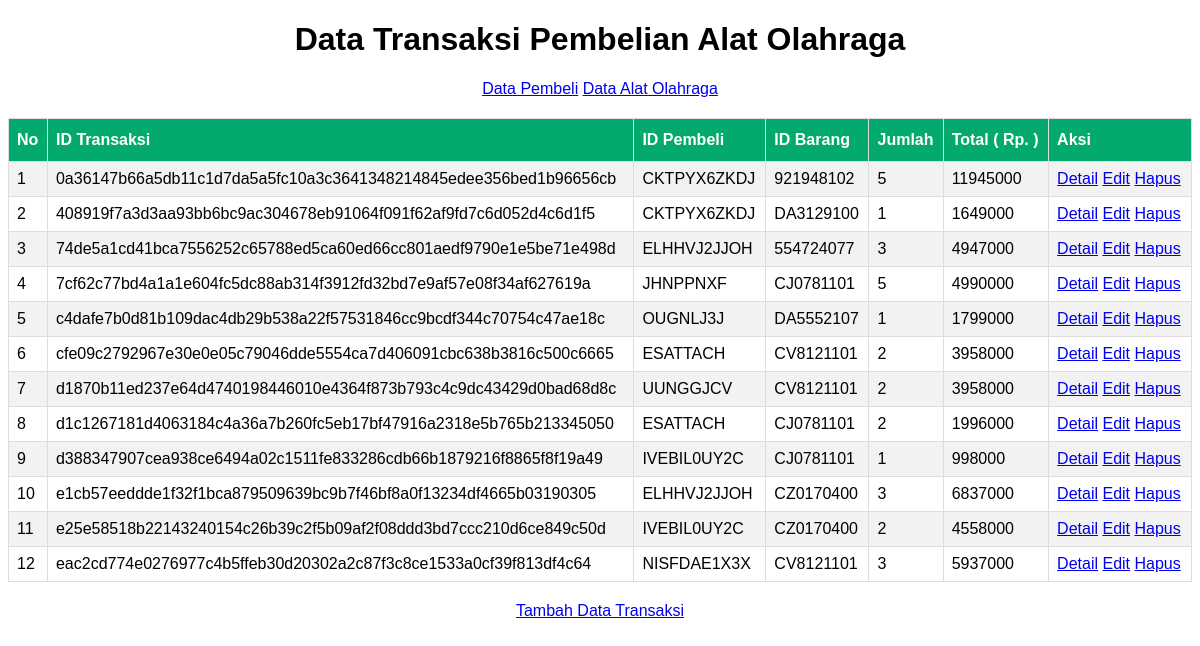
/crud/index.php, run on the app's committed database.
### tables this page shows
CREATE TABLE `transaksi` (
  `id_transaksi` varchar(100) NOT NULL,
  `id_pembeli` varchar(100) NOT NULL,
  `id_barang` varchar(100) NOT NULL,
  `jumlah` int(11) NOT NULL,
  `total` int(11) NOT NULL
);

### crud/controller/transaksi.php (called while the page is built, shortened)
<?php
include "model/transaksiModel.php";
class transaksi {
    public $modeltransaksi;
    function __construct()
    {
        $this->modeltransaksi = new transaksiModel();
    }
    public function index() {
        $data = $this->modeltransaksi->selectAll();
        include "view/transaksi/view.php";
    }
}

### crud/model/transaksiModel.php (called while the page is built, shortened)
<?php
class transaksiModel {
    public $connect;
    function __construct()
    {
        $this->connect = mysqli_connect("localhost","root","","tugas");
    }
    public function execute($query) {
        return mysqli_query($this->connect,$query);
    }
    public function selectAll() {
        $query = "SELECT * FROM transaksi";
        return $this->execute($query);
    }
    public function fetch($var) {
        return mysqli_fetch_array($var);
    }
}

### crud/view/transaksi/view.php (the view, shortened to what this page needs)
<!doctype html>
<html lang="en">
<head>
</head>
<body>
<div class="text">
    <h1>Data Transaksi Pembelian Alat Olahraga</h1>
    <a href="index.php?pembeli=data">Data Pembeli</a>
    <a href="index.php?barang=data">Data Alat Olahraga</a>
</div>
<table id="customers">
    <tr>
        <th>No</th>
        <th>ID Transaksi</th>
        <th>ID Pembeli</th>
        <th>ID Barang</th>
        <th>Jumlah</th>
        <th>Total ( Rp. )</th>
        <th>Aksi</th>
    </tr>
    <?php $number = 1; ?>
    <?php while ($row = $this->modeltransaksi->fetch($data)) { ?>
        <tr>
            <td><?= $number++ ?></td>
            <td><?= $row["id_transaksi"] ?></td>
            <td><?= $row["id_pembeli"] ?></td>
            <td><?= $row["id_barang"] ?></td>
            <td><?= $row["jumlah"] ?></td>
            <td><?= $row["total"] ?></td>
            <td>
                <a href="index.php?detail=<?=  $row["id_transaksi"] ?>">Detail</a>
                <a href="index.php?edit=<?=  $row["id_transaksi"] ?>">Edit</a>
                <a href="index.php?hapus=<?=  $row["id_transaksi"] ?>" onclick="return confirm('Apakah Anda Ingin Hapus')">Hapus</a>
            </td>
        </tr>
    <?php } ?>
</table>
<div class="tambah">
    <a href="index.php?tambah=data">Tambah Data Transaksi</a>
</div>
</body>
</html>

### crud/view/transaksi/view.php (style rules this page uses)
.text { text-align: center; margin-bottom: 20px; font-family: Arial, Helvetica, sans-serif; }
.tambah { text-align: center; margin-top: 20px; font-family: Arial, Helvetica, sans-serif; }
#customers { font-family: Arial, Helvetica, sans-serif; border-collapse: collapse; width: 100%; }
#customers td, #customers th { border: 1px solid #ddd; padding: 8px; }
#customers tr:nth-child(even) { background-color: #f2f2f2; }
#customers th { padding-top: 12px; padding-bottom: 12px; text-align: left; background-color: #04AA6D; color: white; }

### data on the page
transaksi: id_transaksi "0a36147b66a5db11c1d7da5a5fc10a3c3641348214845edee356bed1b96656cb", id_pembeli "CKTPYX6ZKDJ", id_barang "921948102", jumlah "5", total "11945000"
transaksi: id_transaksi "408919f7a3d3aa93bb6bc9ac304678eb91064f091f62af9fd7c6d052d4c6d1f5", id_pembeli "CKTPYX6ZKDJ", id_barang "DA3129100", jumlah "1", total "1649000"
transaksi: id_transaksi "74de5a1cd41bca7556252c65788ed5ca60ed66cc801aedf9790e1e5be71e498d", id_pembeli "ELHHVJ2JJOH", id_barang "554724077", jumlah "3", total "4947000"
transaksi: id_transaksi "7cf62c77bd4a1a1e604fc5dc88ab314f3912fd32bd7e9af57e08f34af627619a", id_pembeli "JHNPPNXF", id_barang "CJ0781101", jumlah "5", total "4990000"
transaksi: id_transaksi "c4dafe7b0d81b109dac4db29b538a22f57531846cc9bcdf344c70754c47ae18c", id_pembeli "OUGNLJ3J", id_barang "DA5552107", jumlah "1", total "1799000"
transaksi: id_transaksi "cfe09c2792967e30e0e05c79046dde5554ca7d406091cbc638b3816c500c6665", id_pembeli "ESATTACH", id_barang "CV8121101", jumlah "2", total "3958000"
transaksi: id_transaksi "d1870b11ed237e64d4740198446010e4364f873b793c4c9dc43429d0bad68d8c", id_pembeli "UUNGGJCV", id_barang "CV8121101", jumlah "2", total "3958000"
transaksi: id_transaksi "d1c1267181d4063184c4a36a7b260fc5eb17bf47916a2318e5b765b213345050", id_pembeli "ESATTACH", id_barang "CJ0781101", jumlah "2", total "1996000"
transaksi: id_transaksi "d388347907cea938ce6494a02c1511fe833286cdb66b1879216f8865f8f19a49", id_pembeli "IVEBIL0UY2C", id_barang "CJ0781101", jumlah "1", total "998000"
transaksi: id_transaksi "e1cb57eeddde1f32f1bca879509639bc9b7f46bf8a0f13234df4665b03190305", id_pembeli "ELHHVJ2JJOH", id_barang "CZ0170400", jumlah "3", total "6837000"
transaksi: id_transaksi "e25e58518b22143240154c26b39c2f5b09af2f08ddd3bd7ccc210d6ce849c50d", id_pembeli "IVEBIL0UY2C", id_barang "CZ0170400", jumlah "2", total "4558000"
transaksi: id_transaksi "eac2cd774e0276977c4b5ffeb30d20302a2c87f3c8ce1533a0cf39f813df4c64", id_pembeli "NISFDAE1X3X", id_barang "CV8121101", jumlah "3", total "5937000"
